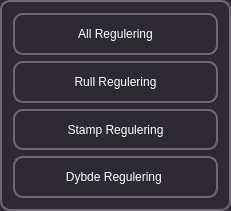
         <widget class="QFrame" name="Kjoremodus_2">
          <property name="geometry">
           <rect>
            <x>0</x>
            <y>30</y>
            <width>231</width>
            <height>211</height>
           </rect>
          </property>
          <property name="sizePolicy">
           <sizepolicy hsizetype="MinimumExpanding" vsizetype="Expanding">
            <horstretch>5</horstretch>
            <verstretch>0</verstretch>
           </sizepolicy>
          </property>
          <property name="styleSheet">
           <string notr="true">QWidget {
    background-color: #6E6976;
}

QFrame {
    background-color: #2E2A33;
    border: 2px solid #6E6976;
    border-radius: 10px;
}

QPushButton {
    background-color: #2E2A33;
    border: 2px solid #6E6976;
    border-radius: 10px;
    color: #FFFFFF;
    padding: 5px;
}

QPushButton:hover {
    background-color: #6E6976;
    color: #FFFFFF;
}

QLineEdit {
    background-color: #2E2A33;
    border: 2px solid #6E6976;
    border-radius: 10px;
    color: #FFFFFF;
    padding: 5px;
}

QLabel {
    color: #FFFFFF;
}
</string>
          </property>
          <property name="frameShape">
           <enum>QFrame::StyledPanel</enum>
          </property>
          <property name="frameShadow">
           <enum>QFrame::Raised</enum>
          </property>
          <layout class="QVBoxLayout" name="verticalLayout_3">
           <item>
            <widget class="QPushButton" name="btnAutonom_3">
             <property name="sizePolicy">
              <sizepolicy hsizetype="MinimumExpanding" vsizetype="Expanding">
               <horstretch>5</horstretch>
               <verstretch>0</verstretch>
              </sizepolicy>
             </property>
             <property name="text">
              <string>All Regulering</string>
             </property>
            </widget>
           </item>
           <item>
            <widget class="QPushButton" name="pushButton_2">
             <property name="sizePolicy">
              <sizepolicy hsizetype="MinimumExpanding" vsizetype="Expanding">
               <horstretch>5</horstretch>
               <verstretch>0</verstretch>
              </sizepolicy>
             </property>
             <property name="text">
              <string>Rull Regulering</string>
             </property>
            </widget>
           </item>
           <item>
            <widget class="QPushButton" name="btnFrogCount_3">
             <property name="sizePolicy">
              <sizepolicy hsizetype="MinimumExpanding" vsizetype="Expanding">
               <horstretch>5</horstretch>
               <verstretch>0</verstretch>
              </sizepolicy>
             </property>
             <property name="text">
              <string>Stamp Regulering</string>
             </property>
            </widget>
           </item>
           <item>
            <widget class="QPushButton" name="btnManuell_3">
             <property name="sizePolicy">
              <sizepolicy hsizetype="MinimumExpanding" vsizetype="Expanding">
               <horstretch>5</horstretch>
               <verstretch>0</verstretch>
              </sizepolicy>
             </property>
             <property name="text">
              <string>Dybde Regulering </string>
             </property>
            </widget>
           </item>
          </layout>
         </widget>
